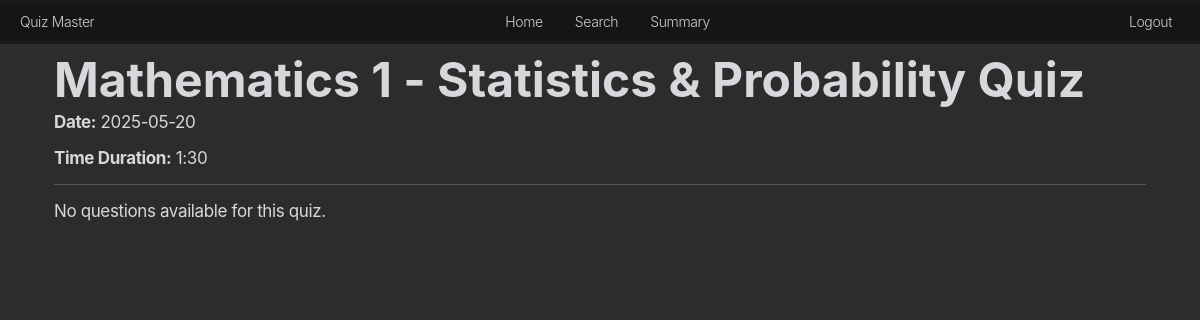
Page /quiz/4 (signed in) on the committed database.
### models.py (models this page shows, shortened)
class Subject(db.Model):
    id = db.Column(db.Integer, primary_key=True)
    name = db.Column(db.String(100), unique=True, nullable=False)
    description = db.Column(db.Text, nullable=True)

class Chapter(db.Model):
    id = db.Column(db.Integer, primary_key=True)
    name = db.Column(db.String(100), nullable=False)
    description = db.Column(db.Text, nullable=True)
    subject_id = db.Column(db.Integer, db.ForeignKey('subject.id'), nullable=False)
    subject = db.relationship('Subject', backref=db.backref('chapters', lazy=True))

class Quiz(db.Model):
    id = db.Column(db.Integer, primary_key=True)
    chapter_id = db.Column(db.Integer, db.ForeignKey('chapter.id'), nullable=False)
    date_of_quiz = db.Column(db.Date, nullable=False, default=datetime.utcnow)
    time_duration = db.Column(db.String(5), nullable=False)  # Format HH:MM
    remarks = db.Column(db.Text, nullable=True)
    chapter = db.relationship('Chapter', backref=db.backref('quizzes', lazy=True))

### routes.py (the view, shortened to what this page needs)
@main.route('/quiz/<int:quiz_id>', methods=['GET', 'POST'])
@login_required
def start_quiz(quiz_id):
    quiz = Quiz.query.get_or_404(quiz_id)
    questions = Question.query.filter_by(quiz_id=quiz_id).all()
    current_user = get_current_user()
    return render_template('start_quiz.html', quiz=quiz, questions=questions, current_user=current_user)

### routes.py (called while the page is built)
def login_required(f):
    @wraps(f)
    def decorated_function(*args, **kwargs):
        if 'user_id' not in session:
            flash("Please log in to access this page.", "danger")
            return redirect(url_for('auth.login'))
        return f(*args, **kwargs)
    return decorated_function

def get_current_user():
    if 'user_id' in session:
        return User.query.get(session['user_id'])
    return None

### templates/start_quiz.html (shortened to what this page needs)
{% extends "base.html" %}
{% block content %}
<div class="container">
    <h2 class="mt-4">{{ quiz.chapter.subject.name }} - {{ quiz.chapter.name }} Quiz</h2>
    <p><strong>Date:</strong> {{ quiz.date_of_quiz }}</p>
    <p><strong>Time Duration:</strong> {{ quiz.time_duration }}</p>
    <hr>
    {% if questions %}
    <form method="POST">
        {% for question in questions %}
            <div class="card mb-3">
                <div class="card-body">
                    <h5 class="card-title">Q{{ loop.index }}: {{ question.question_statement }}</h5>
                    <div class="form-check">
                        <input class="form-check-input" type="radio" name="question_{{ question.id }}" value="1" id="q{{ question.id }}_1">
                        <label class="form-check-label" for="q{{ question.id }}_1">A: {{ question.option1 }}</label>
                    </div>
                    <div class="form-check">
                        <input class="form-check-input" type="radio" name="question_{{ question.id }}" value="2" id="q{{ question.id }}_2">
                        <label class="form-check-label" for="q{{ question.id }}_2">B: {{ question.option2 }}</label>
                    </div>
                    <div class="form-check">
                        <input class="form-check-input" type="radio" name="question_{{ question.id }}" value="3" id="q{{ question.id }}_3">
                        <label class="form-check-label" for="q{{ question.id }}_3">C: {{ question.option3 }}</label>
                    </div>
                    <div class="form-check">
                        <input class="form-check-input" type="radio" name="question_{{ question.id }}" value="4" id="q{{ question.id }}_4">
                        <label class="form-check-label" for="q{{ question.id }}_4">D: {{ question.option4 }}</label>
                    </div>
                </div>
            </div>
        {% endfor %}
        <button type="submit" class="btn btn-success mt-3">Submit Quiz</button>
    </form>
    {% else %}
        <p>No questions available for this quiz.</p>
    {% endif %}
</div>
{% endblock %}

### static/style.css (style rules this page uses)
:root { --nav-bg: rgb(22,22,23,0.8); --white: #f5f5f7; --bg: #f5f5f8; --dark-bg: #2c2c2c; --dark-box: #1c1c1c; --beinge-white: rgb(216,216,220); --gray: rgb(99,99,102) ; --blue: #0071e3; --orange: #bf4800; --red: rgb(215,0,21); --success: rgb(48,219,91); --yellow: rgb(255,214,10); --nav-color: rgba(255, 255, 255, .8); --nav-color-secondary: #E8E8ED; --nav-color-hover: #FFFFFF; --main-white: #ffffff; }
body { background-color: var(--dark-bg); font-size: 17px; line-height: 1.47059; font-weight: 400; letter-spacing: -0.022em; font-family: "SF Pro Text", "SF Pro Icons", "AOS Icons", "Helvetica Neue", Helvetica, Arial, sans-serif; color: var(--beinge-white); font-style: normal; overflow: hidden; overflow-y: auto; }
.container { margin-top: 56px; }
h2 { font-size: 48px; line-height: 1; font-weight: 700; letter-spacing: -0.00043em; }
p { font-size: 17px; line-height: 1.17648; font-weight: 400; letter-spacing: -.022em; }

### rows in the picture
Subject: chapter.subject.name "Mathematics 1"
Chapter: chapter.name "Statistics & Probability"
Quiz: date_of_quiz "2025-05-20", time_duration "1:30"
